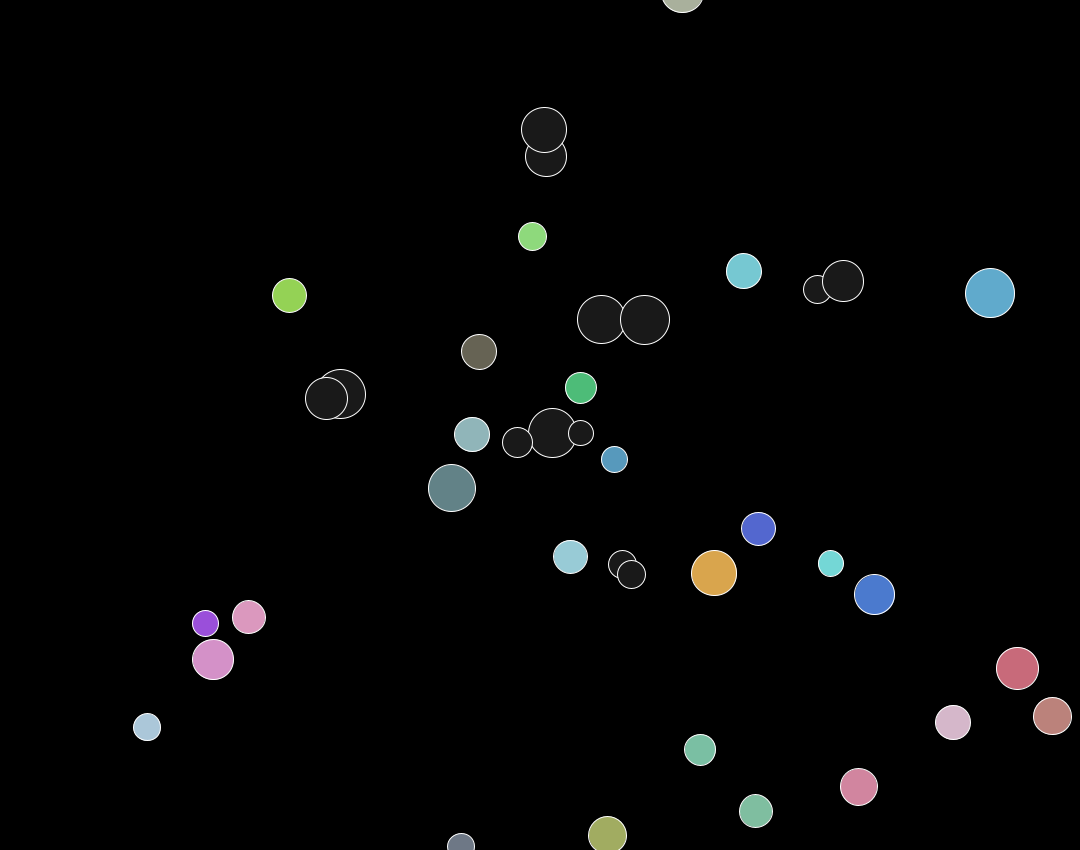
Frame 1 (no input)
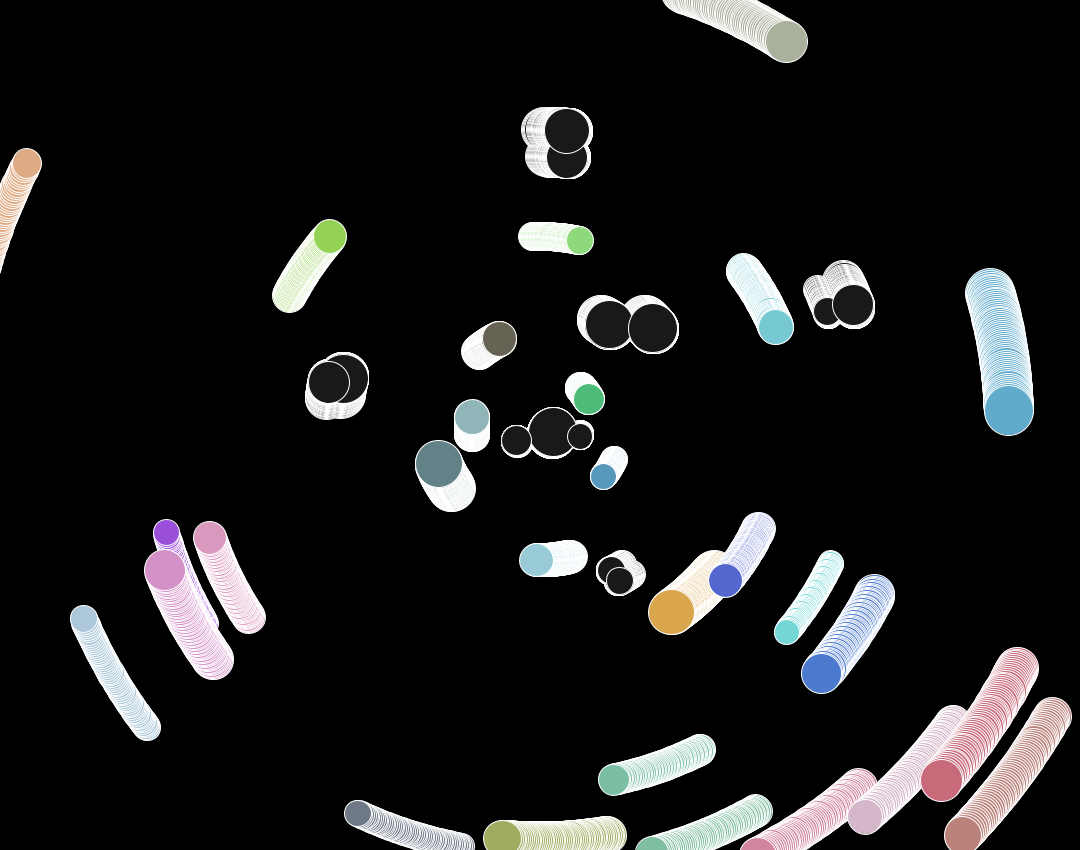
Frame 60 (the mouse pressed at the canvas centre just before this capture)
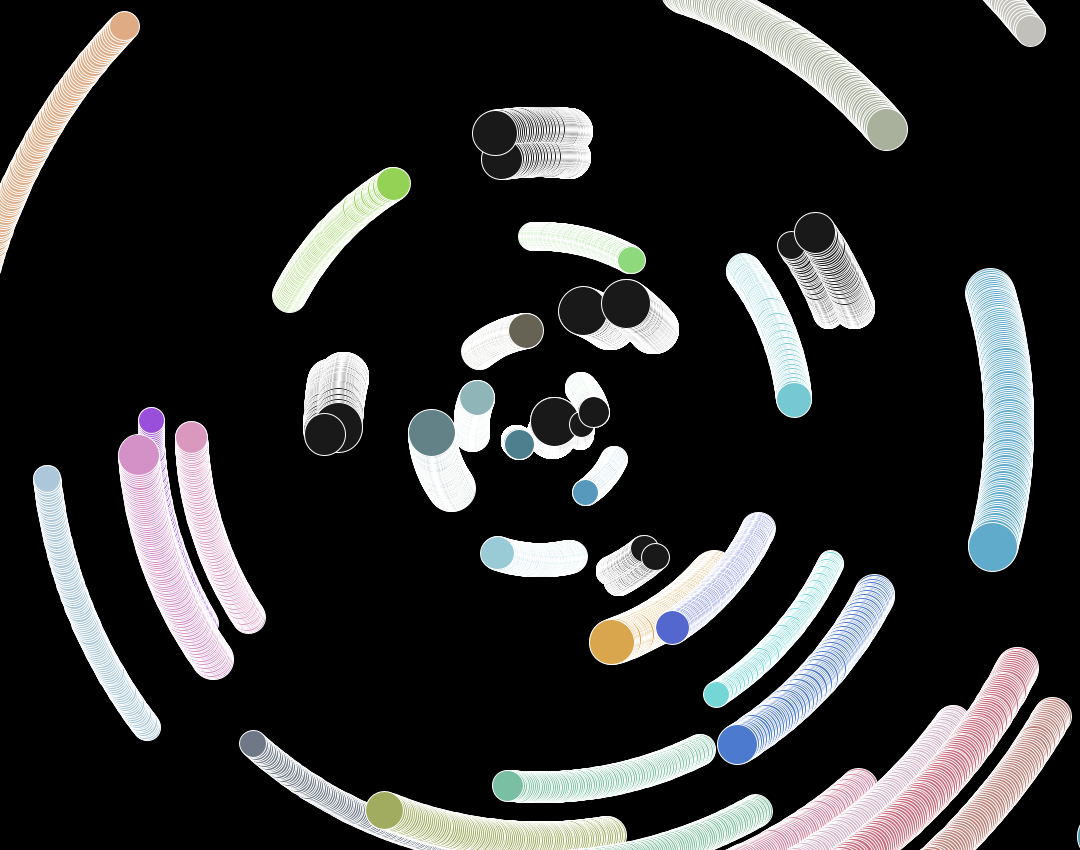
Frame 120 (the mouse held since frame 60 and released just before this capture)

The Processing sketch that drew these frames (run headless with seeded random() and noise(); from frame 60 on, the mouse is pressed at the canvas centre):

// Processing sketch: MoreCoolCircleStuff
// ── MoreCoolCircleStuff.pde
float numBalls = random(45,60);
float ballSize = random(15,25);
float ballLowBound = 15;
float ballUpBound = 250;

ArrayList<ballAgent> ballList = new ArrayList();


// Custom arctan function
float arctan(float x, float y) {
  if (x > 0 && y < 0) return atan(y/x);
  if (x > 0 && y > 0) return 2*PI - atan(-y/x);
  if (x < 0 && y < 0) return PI + atan(y/x);
  else return PI + atan(y/x);
}


/////////////////////////////////////////////////////////////////////////////////////////////////////
//---------------------------------------------------------------------------------------------------
/////////////////////////////////////////////////////////////////////////////////////////////////////
class ballAgent{
  //set to default planet size
  float ballRadius = random(25,50);
  float radius;
  float ballSpeed;
  float x;
  float y;
  float startX;
  float startY;
  color colOR;
  color startColor=color(random(75,225), random(75,225), random(75,225));
  
  
  ballAgent(int index,float lowBound, float upBound){
    this.colOR = color(random(75,225), random(75,225), random(75,225));
    float angle = random(2*PI);
    float CX = cos(angle);
    float SX = sin(angle);
    this.radius = (upBound - lowBound)*index/ballSize + lowBound;
    this.startX = this.radius*CX;
    this.startY = this.radius*SX;
    this.x = this.radius*CX;
    this.y = this.radius*SX;
    this.ballSpeed = 0.004;
  } 
  
    void update() {
    float angle = arctan(this.x, this.y);
    this.x = this.radius*cos(angle + ballSpeed);
    this.y = this.radius*sin(angle + ballSpeed);
    this.colOR = startColor;
    this.ballSpeed += 0.00001;
    
   for (int i = 0; i < ballList.size(); i++) {
      ballAgent tmp = ballList.get(i);
      if(tmp.x != this.x && tmp.y != this.y){
        if (pow(tmp.x - this.x, 2) + pow(tmp.y - this.y, 2) <= pow(this.ballRadius + tmp.ballRadius, 2)/4) {
          this.colOR = color(25,25,25);
          this.ballSpeed -= 0.0001;
      }
    }
      else if(tmp.ballSpeed >=5){
        this.ballSpeed = random(0.001,0.01);
      }
      else if(tmp.ballSpeed >= 1.1){
        this.colOR = color(random(75,225), random(75,225), random(75,225));
   }
 }
 }
  
  
  void draw(){
    fill(this.colOR);
    ellipse(this.x + width/2,this.y + height/2,ballRadius,this.ballRadius);

  }
}

float lineLength = 25;
float lineWidth = 15;
float lineHeight = 10;
  
 
/////////////////////////////////////////////////////////////////////////////////////////////////////
//---------------------------------------------------------------------------------------------------
/////////////////////////////////////////////////////////////////////////////////////////////////////
void setup(){
  size(1080,850);
  background(0);
  
  for (int i = 0; i < numBalls; i++) ballList.add(new ballAgent(i , ballLowBound, ballUpBound));
  
}
/////////////////////////////////////////////////////////////////////////////////////////////////////
//---------------------------------------------------------------------------------------------------
/////////////////////////////////////////////////////////////////////////////////////////////////////
void draw(){

  stroke(255,255,255);
  //line(mouseX, mouseY, pmouseX, pmouseY);
    
    
  //Drawing Balls
  for (int i = 0; i < ballList.size(); i++ ) {
    ballAgent tmp = ballList.get(i);
    tmp.update();
    tmp.draw();
  }
  
 
}
